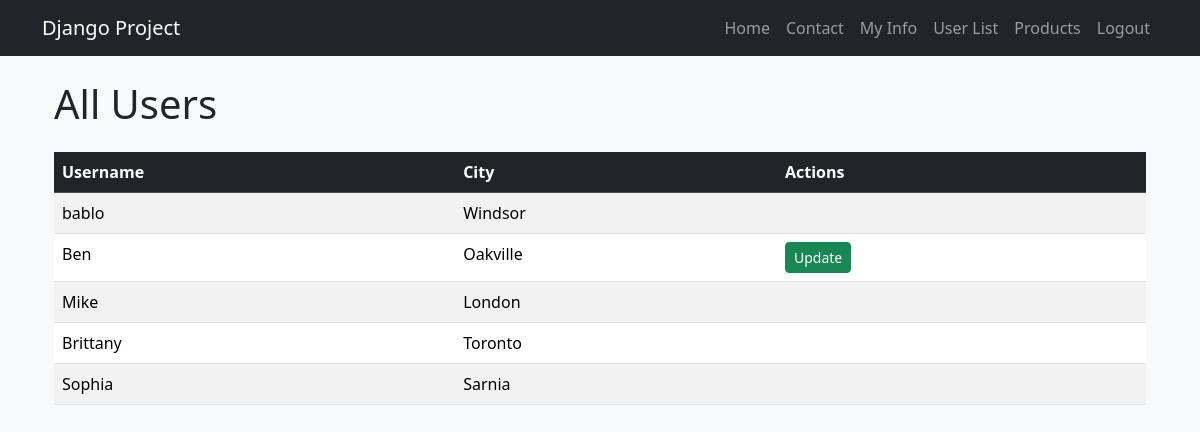
Screenshot of /users/ (signed in) with the database file from the repository.
### main_app/models.py (models this page shows, shortened)
class UserInfo(models.Model):
    user = models.OneToOneField(User, on_delete=models.CASCADE)
    age = models.IntegerField()
    city = models.CharField(max_length=100)
    hobby = models.CharField(max_length=100)
    favorite_food = models.CharField(max_length=100)

### main_app/views.py (the view)
# urls.py: path("users/", views.user_list, name="user_list"),
@login_required
def user_list(request):
    users = UserInfo.objects.all()
    return render(request, "user_list.html", {"users": users})

### main_app/templates/user_list.html (shortened to what this page needs)
{% extends "base.html" %}
{% block content %}
<div class="container mt-4">
  <h1 class="mb-4">All Users</h1>
  <table class="table table-striped table-hover">
    <thead class="table-dark">
      <tr>
        <th>Username</th>
        <th>City</th>
        <th>Actions</th>
      </tr>
    </thead>
    <tbody>
      {% for u in users %}
      <tr>
        <td>{{ u.user.username }}</td>
        <td>{{ u.city }}</td>
        <td>
          {% if request.user == u.user or request.user.is_superuser %}
          <a href="{% url 'user_update' u.id %}" class="btn btn-sm btn-success me-2">
            Update
          </a>
          {% endif %}
        </td>
      </tr>
      {% empty %}
      <tr>
        <td colspan="3" class="text-center">
          <em>No users found.</em>
        </td>
      </tr>
      {% endfor %}
    </tbody>
  </table>
</div>
{% endblock %}

### rows the page displays
UserInfo: user.username "bablo", city "Windsor"
UserInfo: user.username "Ben", city "Oakville", shows "Update"
UserInfo: user.username "Mike", city "London"
UserInfo: user.username "Brittany", city "Toronto"
UserInfo: user.username "Sophia", city "Sarnia"
